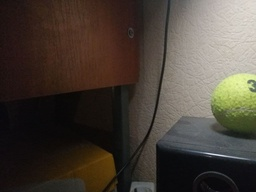
#> input picture lab4/test_images/ball1.jpg, 256 x 192 px, shrunk from 1280 x 960 before the run
$ python trws_stitch.py --images-list ../../lab4/test_images/ball1.jpg --n-iter-trws 3 --out-img out.png
#> lines starting #> are read from the running program, lines starting #| are printed output that depends on the picture
### labs/lab4/aligning.py
import cv2
import numpy as np
from numpy import ndarray
from numpy.linalg import norm


# [274 lines left out: functions get_matches, interpolate, apply_homography, calculate_homography, ransac, perspective_transform, not called in this run]


def align_images(input_images: list) -> list:
    """
    Align images. First image in the input_images is the source image.

    Args:
        input_images: Images to align

    Returns:
        List of aligned images. Each element is ndarray
    """
    number_of_images = len(input_images)
    base_image = input_images[0]

    edge_points = np.array(
        [
            [0, 0],
            [0, base_image.shape[0] - 1],
            [base_image.shape[1] - 1, 0],
            [base_image.shape[0] - 1, base_image.shape[1] - 1],
        ]
    ).reshape(-1, 1, 2)

    merged_points = np.zeros((number_of_images, 4, 1, 2))
    merged_points[0, ...] = edge_points

    h_list = []
    for i, image in enumerate(input_images[1:]):
        src_pts, base_pts = get_matches(src_img=image, dst_img=base_image)
        H = ransac(
            src_pts=src_pts, dst_pts=base_pts, ransacReprojThreshold=5, maxIters=3000
        )
        h_list.append(H)
        merged_points[i + 1, ...] = perspective_transform(points=edge_points, homography_matrix=H)

    # edge points from all images
    merged_points = merged_points.reshape(-1, 2)

    min_x, max_x = int(min(merged_points[:, 0]) - 1), int(max(merged_points[:, 0]) + 1)
    min_y, max_y = int(min(merged_points[:, 1]) - 1), int(max(merged_points[:, 1]) + 1)

    aligned_base = np.zeros((max_y - min_y, max_x - min_x, 3), dtype=int)
    aligned_base[
        -min_y : -min_y + base_image.shape[0], -min_x : -min_x + base_image.shape[1]
    ] = base_image
    # shift matrix
    H_translation = np.array([[1, 0, -min_x], [0, 1, -min_y], [0, 0, 1]])

    aligned_images = [aligned_base]
    for i, image in enumerate(input_images[1:]):
        aligned_image = apply_homography(
            image, H_translation @ h_list[i], (max_y - min_y, max_x - min_x)
        )
        aligned_images.append(aligned_image)
    # list of aligned images
    return aligned_images

### labs/lab4/trws.py
import numpy as np
from numba import njit
from numpy import ndarray


@njit(fastmath=True)
def init_q(images: ndarray) -> ndarray:
    """
    Initialize unary penalties.
    0 - if (i,j) can take from k-image, else -inf

    Args:
        images: Input images
    Returns
        Unary penalties
    """
    n_images = len(images)
    Q = np.full((images[0].shape[0], images[0].shape[1], n_images), -np.inf)
    for i in range(Q.shape[0]):
        for j in range(Q.shape[1]):
            for k in range(Q.shape[2]):
                if (images[k][i, j] != 0).any():
                    Q[i, j, k] = 0
            if (images[:, i, j, :] == 0).all():
                Q[i, j, :] = 0

    return Q


# [4 lines left out: function custom_norm, not called in this run]


@njit(fastmath=True)
def init_g(images: ndarray) -> ndarray:
    """
    Initialize binary penalties.

    Args:
        images: Input images
    Returns
        Binary penalties
    """
    height, width, _ = images[0].shape
    n_images = len(images)
    g = np.zeros((height, width, 4, n_images, n_images))

    # for each pixel in image
    for i in range(height):
        for j in range(width):
            nbs, _, nbs_indices = get_neighbours(height, width, i, j)
            # for each neighbour
            for n, [n_i, n_j] in enumerate(nbs):
                for k in range(n_images):
                    for k1 in range(n_images):
                        if k != k1:
                            g[i, j, nbs_indices[n], k, k1] = -custom_norm(
                                images[k, i, j] - images[k1, i, j]
                            ) - custom_norm(images[k, n_i, n_j] - images[k1, n_i, n_j])

    return g


@njit
def get_neighbours(height: int, width: int, i: int, j: int) -> tuple[list, list, list]:
    """
    Calculate neighbours in 4-neighbours system (and inverse indices).
            (i-1,j)
               |
    (i,j-1)--(i,j)--(i,j+1)
               |
            (i+1,j)

    Args:
        height: Height of input image
        width: Width of input image
        i: row
        j: column
    Returns
        Neighbours coordinates, neighbours indices, inverse neighbours indices
    """
    nbs = []
    # neighbour indices
    nbs_indices = []
    # inverse neighbour indices
    inv_nbs_indices = []
    # Left
    if 0 <= j - 1 < width - 1 and 0 <= i <= height - 1:
        nbs.append([i, j - 1])
        inv_nbs_indices.append(1)
        nbs_indices.append(0)
    # Right
    if 0 < j + 1 <= width - 1 and 0 <= i <= height - 1:
        nbs.append([i, j + 1])
        inv_nbs_indices.append(0)
        nbs_indices.append(1)
    # Upper
    if 0 <= i - 1 < height - 1 and 0 <= j <= width - 1:
        nbs.append([i - 1, j])
        inv_nbs_indices.append(3)
        nbs_indices.append(2)
    # Down
    if 0 < i + 1 <= height - 1 and 0 <= j <= width - 1:
        nbs.append([i + 1, j])
        inv_nbs_indices.append(2)
        nbs_indices.append(3)

    neighbours_data = (nbs, inv_nbs_indices, nbs_indices)

    return neighbours_data


@njit(fastmath=True, cache=True)
def forward_pass(
    height: int,
    width: int,
    n_labels: int,
    Q: ndarray,
    g: ndarray,
    P: ndarray,
    fi: ndarray,
) -> tuple[ndarray, ndarray]:
    """
    Update fi according to P for 'Left' and 'Up' directions

    Args:
        height: Height of input image
        width: Width of input image
        n_labels: Number of labels
        Q: Unary penalties
        g: Binary penalties
        P: The best path weight for each direction (Left,Right,Up,Down)
        fi: Potentials

    Returns
        Updated P and fi
    """
    # for each pixel of input channel
    for i in range(1, height):
        for j in range(1, width):
            # for each label in pixel
            for k in range(n_labels):
                # P[i,j,0,k] - Left direction
                # P[i,j,2,k] - Up direction
                # calculate the best path weight according to formula
                P[i, j, 0, k] = max(
                    P[i, j - 1, 0, :]
                    + (1 / 2) * Q[i, j - 1, :]
                    - fi[i, j - 1, :]
                    + g[i, j - 1, 1, :, k]
                )
                P[i, j, 2, k] = max(
                    P[i - 1, j, 2, :]
                    + (1 / 2) * Q[i - 1, j, :]
                    + fi[i - 1, j, :]
                    + g[i - 1, j, 3, :, k]
                )
                # update potentials
                fi[i, j, k] = (
                    P[i, j, 0, k] + P[i, j, 1, k] - P[i, j, 2, k] - P[i, j, 3, k]
                ) / 2

    return (P, fi)


@njit(fastmath=True, cache=True)
def backward_pass(
    height: int,
    width: int,
    n_labels: int,
    Q: ndarray,
    g: ndarray,
    P: ndarray,
    fi: ndarray,
) -> tuple[ndarray, ndarray]:
    """
    Update fi according to P for 'Right' and 'Down' directions

    Args:
        height: Height of input image
        width: Width of input image
        n_labels: Number of labels
        Q: Unary penalties
        g: Binary penalties
        P: The best path weight for each direction (Left,Right,Up,Down)
        fi: Potentials

    Returns
        Updated P and fi
    """
    # for each pixel of input channel
    # go from bottom-right to top-left pixel
    for i in np.arange(height - 2, -1, -1):
        for j in np.arange(width - 2, -1, -1):
            # for each label in pixel
            for k in range(n_labels):
                # P[i,j,1,k] - Right direction
                # P[i,j,3,k] - Down direction
                # calculate the best path weight according to formula
                P[i, j, 3, k] = max(
                    P[i + 1, j, 3, :]
                    + (1 / 2) * Q[i + 1, j, :]
                    + fi[i + 1, j, :]
                    + g[i + 1, j, 2, k, :]
                )
                P[i, j, 1, k] = max(
                    P[i, j + 1, 1, :]
                    + (1 / 2) * Q[i, j + 1, :]
                    - fi[i, j + 1, :]
                    + g[i, j + 1, 0, k, :]
                )
                # update potentials
                fi[i, j, k] = (
                    P[i, j, 0, k] + P[i, j, 1, k] - P[i, j, 2, k] - P[i, j, 3, k]
                ) / 2

    return (P, fi)


def trws(
    height: int,
    width: int,
    n_labels: int,
    Q: ndarray,
    g: ndarray,
    P: ndarray,
    n_iter: int,
) -> ndarray:
    """
    Run TRW-S algorithm (forward and backward pass) n_iter times.
    Update fi according to P.

    Args:
        height: Height of input image
        width: Width of input image
        n_labels: Number of labels
        Q: Unary penalties
        g: Binary penalties
        P: The best path weight for each direction (Left,Right,Up,Down)
        n_iter: Number of iterations
    Returns
        Optimal labelling (with color mapping)
    """
    # initialise array of potentials with zeros
    fi = np.zeros((height, width, n_labels))
    # initialize Right and Down directions
    P, _ = backward_pass(height, width, n_labels, Q, g, P, fi.copy())
    for _iter in range(n_iter):
        P, fi = forward_pass(height, width, n_labels, Q, g, P, fi)
        P, fi = backward_pass(height, width, n_labels, Q, g, P, fi)

    # restore labelling from optimal energy after n_iter of TRW-S
    labelling = np.argmax(P[:, :, 0, :] + P[:, :, 1, :] - fi + Q / 2, axis=2)

    return labelling


def create_panorama(aligned_images: list, n_iter: int) -> ndarray:
    """
    Create a panorama with TRW-S algorithm as a stitching method.

    Args:
        images: Aligned images
        Q: Unary penalties
        g: Binary penalties
        n_iter: Number of iterations
    Returns
        Stitched image
    """

    @njit(fastmath=True)
    def map_labels(images: ndarray, labelling: ndarray) -> ndarray:
        """
        Map proper pixels from labelling to panorama image.

        Args:
            images: Aligned images.
            labelling: Optimal labelling (with color mapping).
                       Result from TRWS algorithm.

        Returns
            Stitched image
        """
        panorama = np.zeros_like(images[0])
        for i in range(panorama.shape[0]):
            for j in range(panorama.shape[1]):
                # get pixel from aligned image based on labels
                panorama[i, j, :] = images[labelling[i, j], i, j, :]

        return panorama.astype(np.int32)

    images = np.array(aligned_images, dtype=np.float32)
    # initialize unary and binary penalties
    Q = init_q(images)
    g = init_g(images)
    # initialize the best path weight for each direction (Left,Right,Up,Down)
    height, width, n_labels = Q.shape
    P = np.zeros((height, width, 4, n_labels))
    # run trws algorithm
    labelling = trws(height, width, n_labels, Q, g, P, n_iter)
    # map pixels to panorama
    panorama = map_labels(images, labelling)

    return panorama

### labs/lab4/trws_stitch.py
import argparse
import os
import time

import cv2
from aligning import align_images
from trws import create_panorama


def main():
    """Run stitching with TRWS."""
    parser = argparse.ArgumentParser()
    parser.add_argument(
        "--images-list",
        nargs="+",
        required=True,
        help="Image paths. First image is the Source image.",
    )
    parser.add_argument(
        "--n-iter-trws",
        type=int,
        required=True,
        help="Max iteration for TRWS algorithm",
    )
    parser.add_argument(
        "--out-img", type=str, required=True, help="Path to stitched image."
    )
    args = parser.parse_args()

    input_images = []
    for path in args.images_list:
        if not os.path.exists(path):
            raise FileExistsError(f"Image {path} doesn't exist.")
        input_images.append(cv2.imread(path))

    start_time = time.time()

    aligned_images = align_images(input_images)
#> in align_images, `number_of_images = len(input_images)`: number_of_images = 1
#> in align_images, base_image is the input picture: shape (192, 256, 3); mean B, G, R 55.7, 64.5, 72.9
#> after the loop in align_images, `for i, image in enumerate(input_images[1:]):`: h_list = []
#> in align_images, `merged_points = merged_points.reshape(-1, 2)`: merged_points = [[0, 0], [0, 191], [255, 0], [191, 255]]
#> in align_images, `min_x, max_x = int(min(merged_points[:, 0]) - 1), int(max(merged_point..`: min_x = -1; max_x = 256
#> in align_images, `min_y, max_y = int(min(merged_points[:, 1]) - 1), int(max(merged_point..`: min_y = -1; max_y = 256
#> in align_images, `aligned_base[ -min_y : -min_y + base_image.shape[0], -min_x : -min_x +..`:
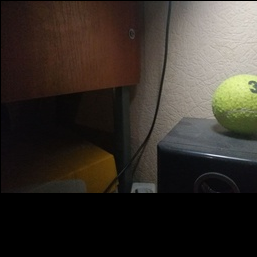
#> aligned_base: shape (257, 257, 3) int64; mean B, G, R 41.5, 48, 54.3
#> in align_images, `H_translation = np.array([[1, 0, -min_x], [0, 1, -min_y], [0, 0, 1]])`: H_translation = [[1, 0, 1], [0, 1, 1], [0, 0, 1]]
#> after the loop in align_images, `for i, image in enumerate(input_images[1:]):`: aligned_images = 1 item
#> aligned_images = 1 item
    panorama = create_panorama(aligned_images, args.n_iter_trws)
#> in create_panorama, `Q = init_q(images)`: Q: shape (257, 257, 1) float64; every value is 0

    end_time = time.time()
    print("Total time: ", end_time - start_time)

    # save output image
    cv2.imwrite(args.out_img, panorama)


if __name__ == "__main__":
    main()

$ run again, on lab4/test_images/ball3.jpg
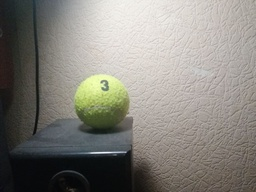
#> input picture lab4/test_images/ball3.jpg, 256 x 192 px, shrunk from 1280 x 960 before the run
#> number_of_images = 1
#> in align_images, base_image is the input picture: shape (192, 256, 3); mean B, G, R 123.4, 130.2, 132.7
#> after the loop in align_images, `for i, image in enumerate(input_images[1:]):`: h_list = []
#> merged_points = [[0, 0], [0, 191], [255, 0], [191, 255]]
#> min_x = -1; max_x = 256
#> min_y = -1; max_y = 256
#> in align_images, `aligned_base[ -min_y : -min_y + base_image.shape[0], -min_x : -min_x +..`:
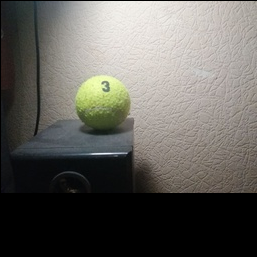
#> aligned_base: shape (257, 257, 3) int64; mean B, G, R 91.8, 96.9, 98.7
#> H_translation = [[1, 0, 1], [0, 1, 1], [0, 0, 1]]
#> after the loop in align_images, `for i, image in enumerate(input_images[1:]):`: aligned_images = 1 item
#> Q: shape (257, 257, 1) float64; every value is 0
